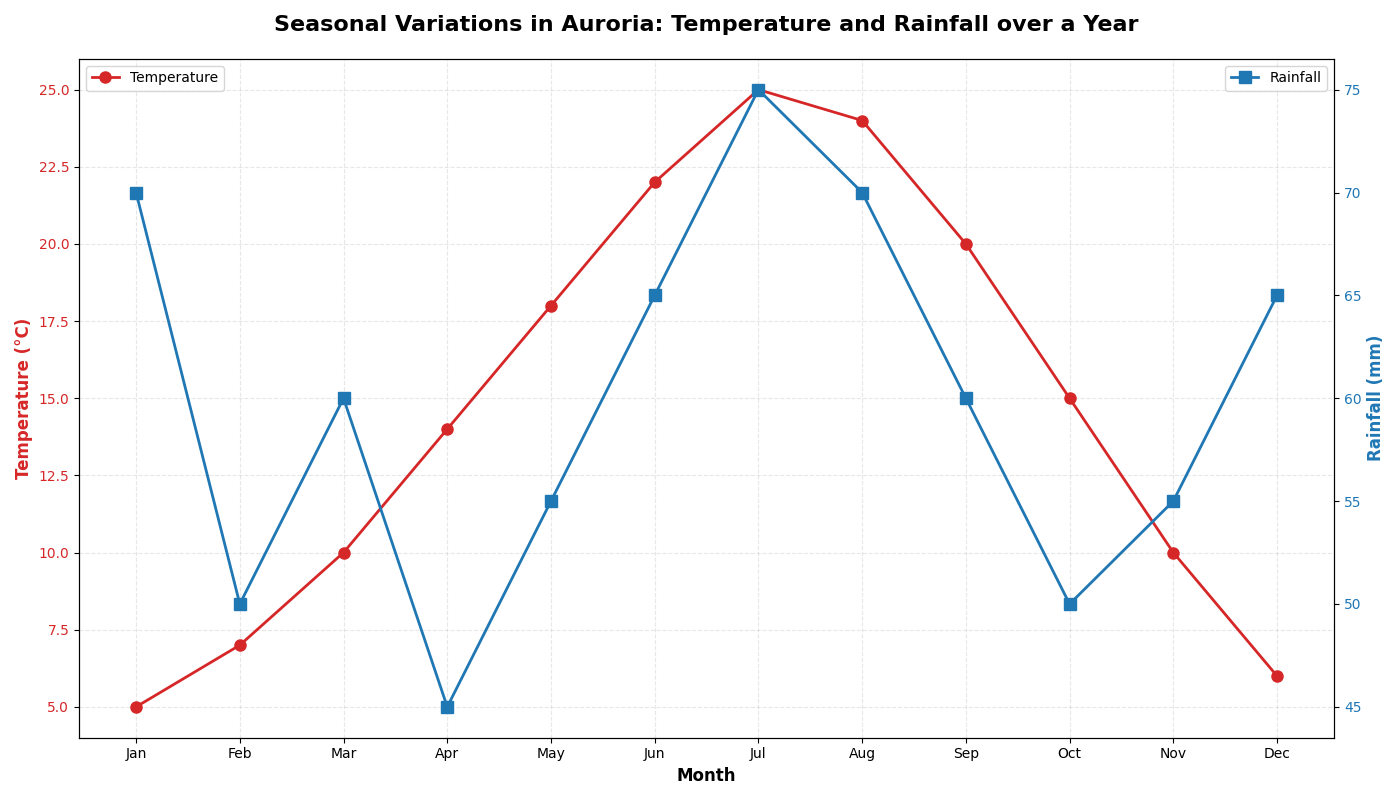

Python code for this plot:
import matplotlib.pyplot as plt
import numpy as np

# Backstory:
# The chart depicts the average monthly temperatures and rainfall in a fictional place called "Auroria"
# over a year, demonstrating the relationship between temperature and rainfall alongside the seasonal changes.

# Data for average monthly temperatures (Celsius) and rainfall (mm)
months = np.array(['Jan', 'Feb', 'Mar', 'Apr', 'May', 'Jun', 'Jul', 'Aug', 'Sep', 'Oct', 'Nov', 'Dec'])
temperatures = np.array([5, 7, 10, 14, 18, 22, 25, 24, 20, 15, 10, 6])
rainfall = np.array([70, 50, 60, 45, 55, 65, 75, 70, 60, 50, 55, 65])

# Create the figure and main subplot
fig, ax1 = plt.subplots(figsize=(14, 8))

# Plot the temperature data as a line plot
color = 'tab:red'
ax1.set_xlabel('Month', fontsize=12, fontweight='bold')
ax1.set_ylabel('Temperature (°C)', fontsize=12, fontweight='bold', color=color)
ax1.plot(months, temperatures, color=color, marker='o', markersize=8, linestyle='-', linewidth=2, label='Temperature')
ax1.tick_params(axis='y', labelcolor=color)
ax1.legend(loc='upper left', fontsize=10)
ax1.grid(True, linestyle='--', alpha=0.3)

# Create a twin y-axis to plot the rainfall data
ax2 = ax1.twinx()
color = 'tab:blue'
ax2.set_ylabel('Rainfall (mm)', fontsize=12, fontweight='bold', color=color)
ax2.plot(months, rainfall, color=color, marker='s', markersize=8, linestyle='-', linewidth=2, label='Rainfall')
ax2.tick_params(axis='y', labelcolor=color)
ax2.legend(loc='upper right', fontsize=10)

# Title and layout adjustments
plt.title('Seasonal Variations in Auroria: Temperature and Rainfall over a Year', fontsize=16, fontweight='bold', pad=20)
fig.tight_layout()

# Display the plot
plt.show()
